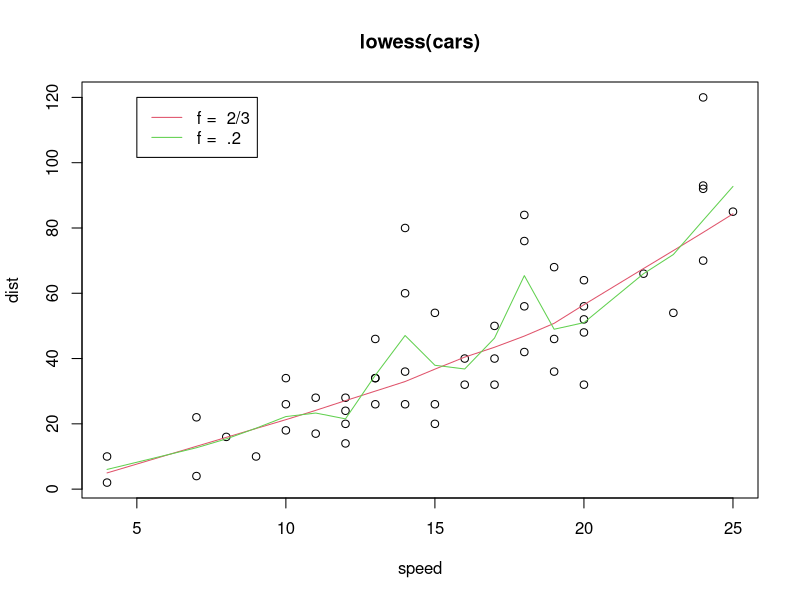

This chart was generated by the following R code:
#************************************************
# Brandon Cabaleiro
# RCS: cabalb
# RIN: 661648482
# 6000 Level
#
# This R code is for Group 4 loess2.R
#************************************************

require(graphics)

plot(cars, main = "lowess(cars)")
lines(lowess(cars), col = 2)
lines(lowess(cars, f = .2), col = 3)
legend(5, 120, c(paste("f = ", c("2/3", ".2"))), lty = 1, col = 2:3)

# and
# http://archive.ics.uci.edu/ml/datasets/Student+Performance
# http://archive.ics.uci.edu/ml/datasets/NoisyOffice
# http://archive.ics.uci.edu/ml/datasets/Bike+Sharing+Dataset
